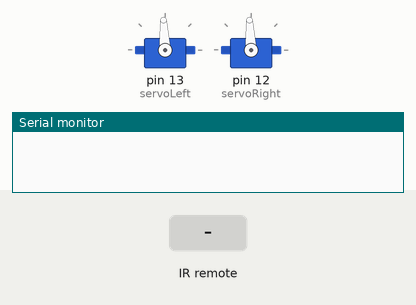
Simulated run of this sketch. Board: Arduino Uno, built with avr-gcc and run on an emulated ATmega328P. On the bench: 2 × servo, the last lines printed to the serial monitor. The inputs (shaded band) are chosen by the test bench.

Above: at 1.2 s.
1.3 s: infrared code 0x6106D827 received
At 1.52 s:
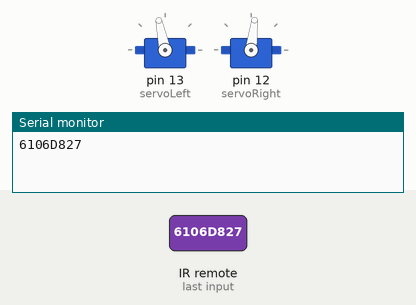
3.2 s: infrared code 0x6106E817 received
At 3.39 s:
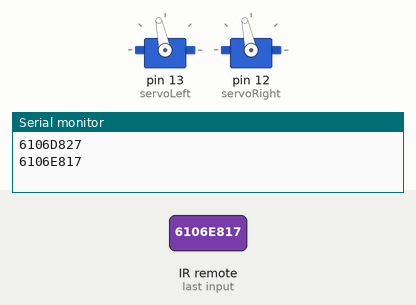
5.0 s: infrared code 0x6106B847 received
At 5.24 s:
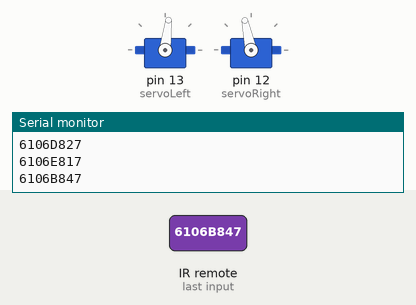
6.9 s: infrared code 0x6106C03F received
At 7.11 s:
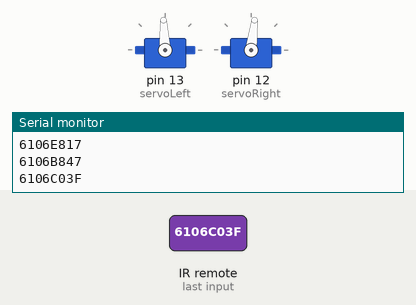
Timing chart, 0 to 9.4 s (numbered marks = the images above; inputs shaded):
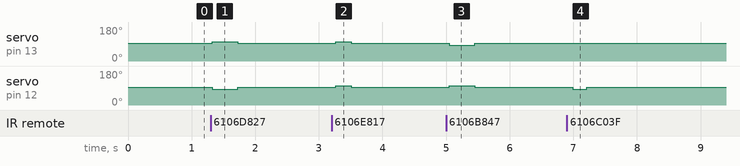

Measured:
- after the input at 1.3 s, servo on pin 13 (servoLeft): 93° → 102° at once, → 93° 0.40 s later; servo on pin 12 (servoRight): 93° → 83° at once, → 93° 0.40 s later
- after the input at 3.2 s, servo on pin 13 (servoLeft), servo on pin 12 (servoRight): 93° → 102° after 0.07 s, → 93° 0.24 s later
- after the input at 5.0 s, servo on pin 13 (servoLeft): 93° → 83° after 0.05 s, → 93° 0.40 s later; servo on pin 12 (servoRight): 93° → 102° after 0.05 s, → 93° 0.40 s later
- after the input at 6.9 s, servo on pin 12 (servoRight): 93° → 83° after 0.09 s, → 93° 0.22 s later

The sketch:

RemoteRobotWithFunctions.ino
```cpp
/*
 * Remote control Robot
 *
 */

#include <IRremote.h>
#include <Servo.h>


int RECV_PIN = 2;

/* this is for the old clarion remote controller I am using
 * the button names correspond with the names on the controller
 * but not with the function I will be using them for.  Hence
 * names like "backbutton" for what will be used to command
 * the robot to turn left
 */

const long backbutton = 0x6106C03F;		// Turn Left
const long uparrow = 0x6106D827;		// Forward
const long menu = 0x6106D02F;			// Turn Right
const long leftarrow = 0x61066897;	// Spin Left
const long ok = 0x610610EF;			// pause
const long rightarrow = 0x6106E817;	// Spin Right
const long downarrow = 0x6106B847;	// backwards

IRrecv irrecv(RECV_PIN);
decode_results results;
Servo servoLeft;        // Declare Left Servo
Servo servoRight;       // Declare Right Servo
int lastcommand;


void setup()
{
  Serial.begin(9600);
  irrecv.enableIRIn(); // Start the receiver
  servoLeft.attach(13);
  servoRight.attach(12);
  servoLeft.writeMicroseconds(1500);
  servoRight.writeMicroseconds(1500);
}

void loop() {
  if (irrecv.decode(&results)) {
    Serial.println(results.value, HEX);
    if (results.value == backbutton)    // Turn Left
    {
      TurnLeft(20);
    }
    else if (results.value == uparrow)  // Move Forward, ramp
    {
      MoveForward(200);
    }
    else if (results.value == menu)    // Turn Right
    {
      TurnRight(20);
    }
    else if (results.value == leftarrow)  // Spin Left
    {
      SpinLeft(40);
    }
    else if (results.value == ok)   // do nothing
    {
      StayStill();
    }
    else if (results.value == rightarrow)   // Spin right
    {
      SpinRight(40);
    }
    else if (results.value == downarrow)   // move backwards
    {
      MoveBackwards(200);
    }
  }
  else
  {
    StayStill();
  }
  irrecv.resume();
  delay(200);
}


void MoveForward(int msTime)
{
  maneuver(100, 100, msTime);
}

void MoveBackwards(int msTime)
{
  maneuver(-100,-100, msTime);
}

void SpinRight(int msTime)
{
  maneuver(100, -100, msTime);
}

void TurnRight(int msTime)
{
  maneuver(100, 0, msTime);
}

void StayStill()
{
  maneuver(0, 0, 20);
}

void SpinLeft(int msTime)
{
  maneuver(-100, 100, msTime);
}
void TurnLeft(int msTime)
{
  maneuver(0, 100, msTime);
}

void maneuver(int speedLeft, int speedRight, int msTime)
{
  // speedLeft, speedRight ranges: Backward  Linear  Stop  Linear   Forward
  //                               -200      -100......0......100       200
  servoLeft.writeMicroseconds(1500 + speedLeft);   // Set Left servo speed
  servoRight.writeMicroseconds(1500 - speedRight); // Set right servo speed
  if(msTime==-1)                                   // if msTime = -1
  {
    servoLeft.detach();                            // Stop servo signals
    servoRight.detach();
  }
  delay(msTime);                                   // Delay for msTime
}
```
